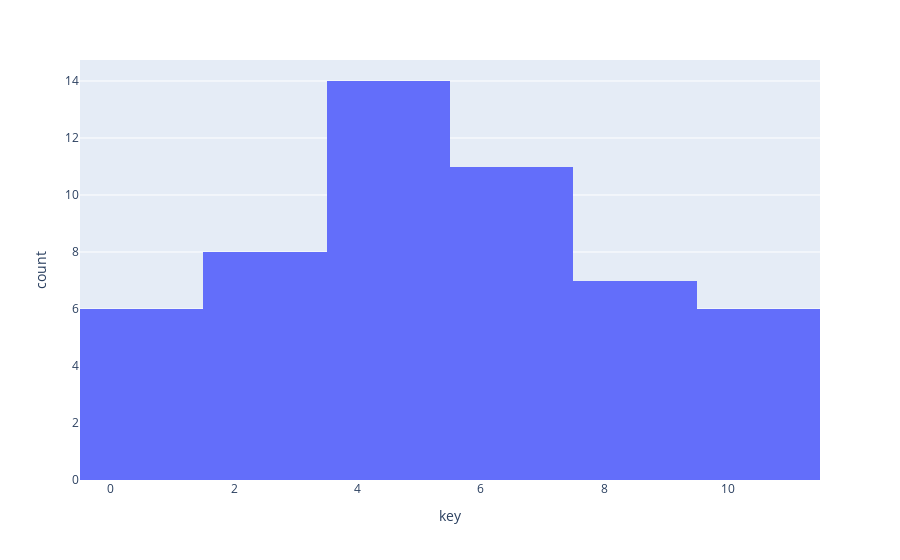

Source (notebook cell):
### Code cell
px.histogram(FeatureDF, x="key")

### Figure 1 — Plotly figure (JSON) as saved in the notebook; plotly's stock layout.template omitted (floating-point values rounded to 4 significant figures)
{"data": [{"alignmentgroup": "True", "bingroup": "x", "hovertemplate": "key=%{x}<br>count=%{y}<extra></extra>", "legendgroup": "", "marker": {"color": "#636efa", "pattern": {"shape": ""}}, "name": "", "offsetgroup": "", "orientation": "v", "showlegend": false, "type": "histogram", "x": [6, 11, 7, 1, 7, 0, 5, 5, 0, 7, 9, 8, 4, 8, 8, 9, 2, 11, 7, 6, 7, 4, 2, 2, 2, 4, 11, 0, 4, 11, 8, 2, 8, 6, 2, 6, 2, 10, 5, 1, 4, 4, 10, 7, 5, 4, 4, 2, 6, 0, 5, 4], "xaxis": "x", "yaxis": "y"}], "layout": {"barmode": "relative", "legend": {"tracegroupgap": 0}, "margin": {"t": 60}, "xaxis": {"anchor": "y", "domain": [0, 1], "title": {"text": "key"}}, "yaxis": {"anchor": "x", "domain": [0, 1], "title": {"text": "count"}}}}
